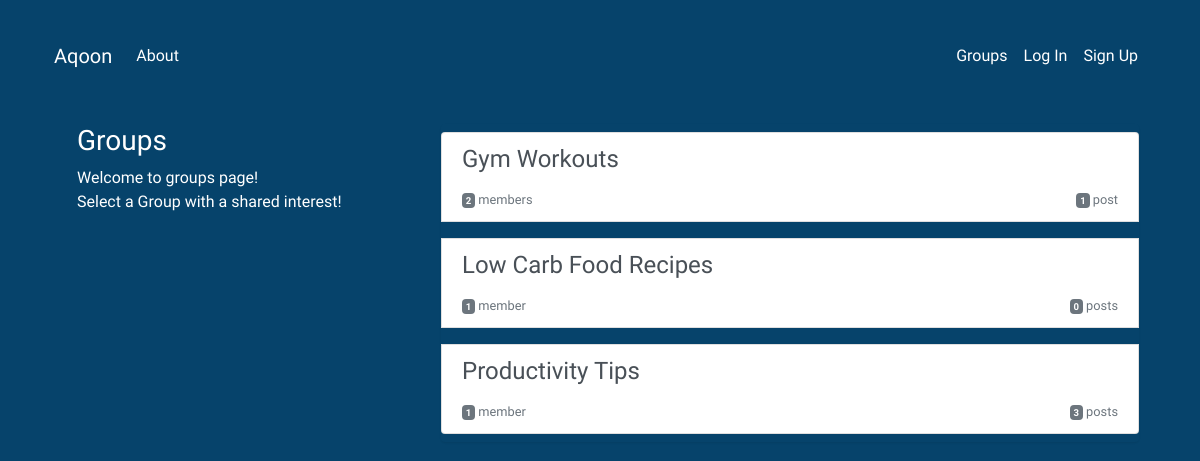
Before: /groups with the older database file.
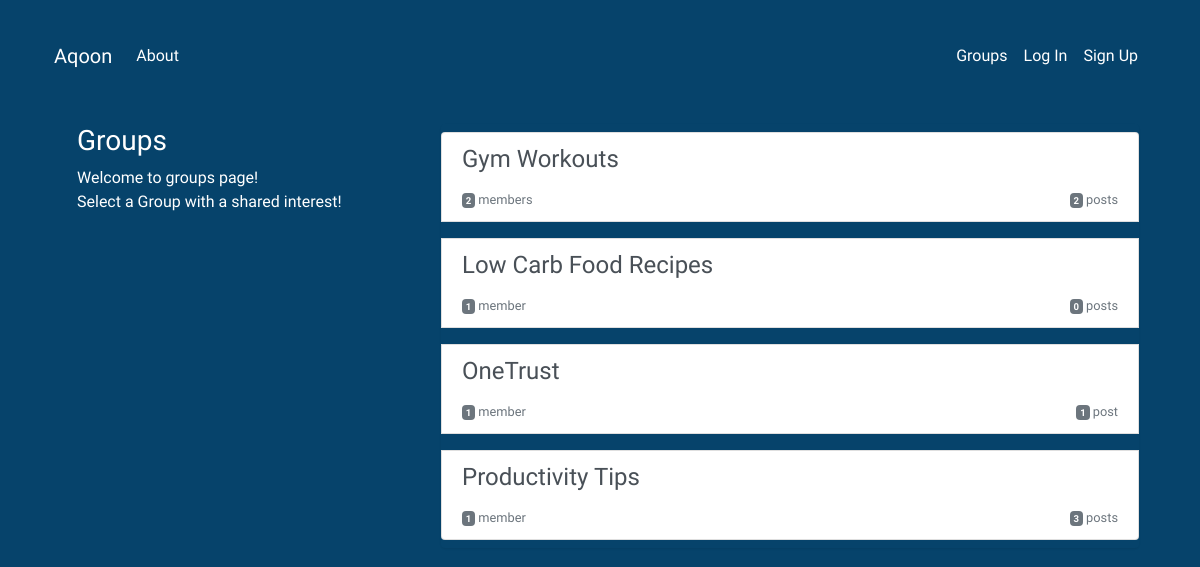
After: the same page with the newer database file.
### groups/models.py (models this page shows, shortened)
class Group(models.Model):
    name = models.CharField( max_length=50, unique=True)
    slug = models.SlugField(allow_unicode=True, unique=True )
    description = models.TextField( blank=True, default= '')
    description_html = models.TextField( editable=False, default= '', blank= True)
    members = models.ManyToManyField(User, through='GroupMember')
    pass
    class Meta:
        ordering = ['name']

### groups/views.py (the view)
# urls.py: path('', views.ListGroup.as_view(), name='all'),
class ListGroup(generic.ListView):
    model = Group

### groups/templates/groups/group_list.html (shortened to what this page needs)
{% extends 'groups/group_base.html' %}
{% block pregroup %}
    <div class="col-md-4">
        <div class="content">
                <h3>Groups</h3>
                <p>Welcome to groups page! <br> Select a Group with a shared interest!</p>
        </div>
    </div>
{% endblock  %}
{% block group_content %}
    <div class="col-md-8">
        <div class="list-group">
            {% for group in object_list %}
            <a class="list-group-item list-group-item-action flex-column align-items-start my-2"
                href="{% url 'groups:single' slug=group.slug %}">
                <h4 class="mb-1">{{ group.name }}</h4>
                </div>
                <div class="d-flex w-40 justify-content-between">
                    <small class='text-muted' ><span class='badge badge-secondary'>
                    {{group.members.count}}</span> member{{group.members.count|pluralize}}</small>
                    <small class='text-muted' ><span class='badge badge-secondary'>{{ group.posts.count }}</span> post{{group.posts.count|pluralize}} </small>
                </div>
            {% endfor %}
        </div>
    </div>
{% endblock  %}

Changed rows visible on the page:
computed for Group "Gym Workouts": posts.count "1" → "2"
added Group: name "OneTrust", members.count "1", posts.count "1"
